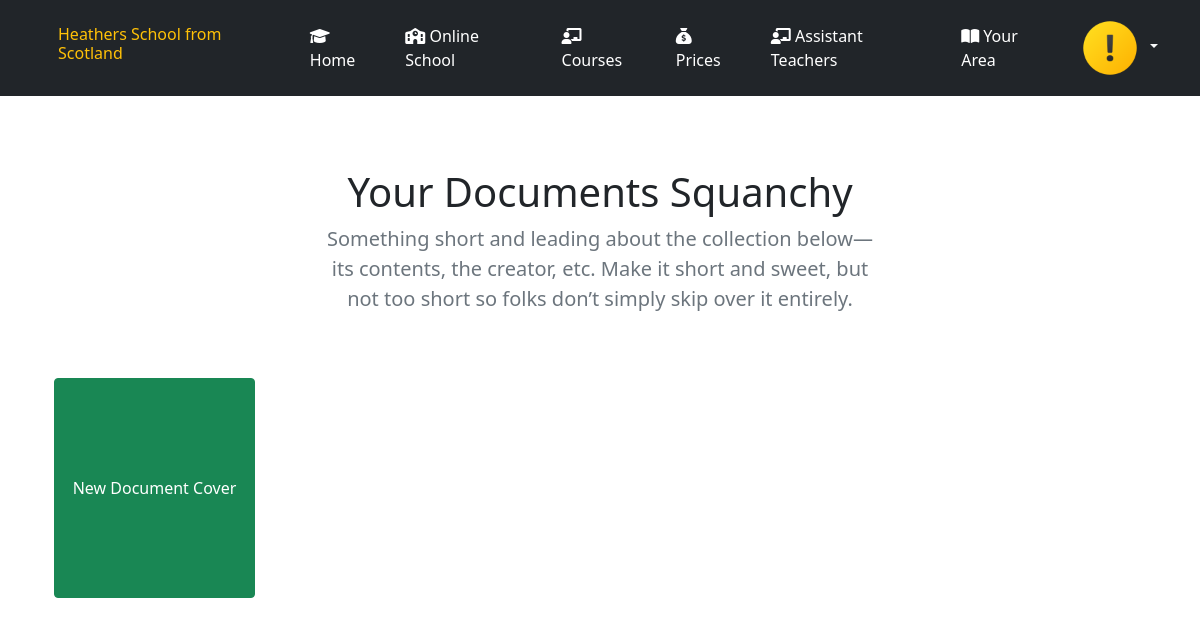
Page /Documents (signed in) on the earlier database version.
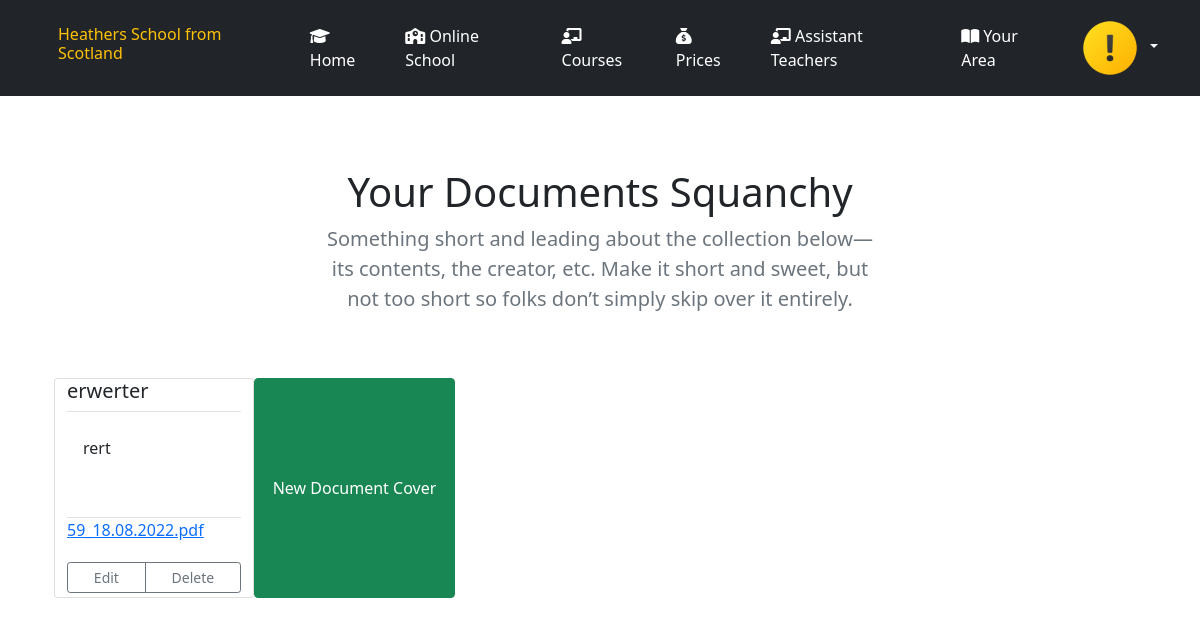
Same page on the later database version.
### tables this page shows
CREATE TABLE `documents` (
  `documentid` int(12) NOT NULL,
  `userid` int(12) NOT NULL,
  `documentname` varchar(255) NOT NULL,
  `documentdescription` varchar(255) NOT NULL,
  `document` varchar(255) NOT NULL
);

### mainsrc/App/AbstractMVC/AbstractController.php (called while the page is built, shortened)
<?php
class AbstractController {
    public function pageload($dir, $view, $variablen) {
        extract($variablen);
        require_once __DIR__ .  "/../../$dir/MVC/Views/$view.php";
    }
}

### mainsrc/Documents/MVC/DocumentController.php (called while the page is built, shortened)
<?php
class DocumentController extends AbstractController {
    public function __construct(DocumentDatabase $documentDatabase){
        $this->documentDatabase = $documentDatabase;
    }
    public function allDocuments(){
        $allDocuments = $this->documentDatabase->getAllDocuments($_SESSION["userid"]);
        $this->pageload("Documents", "allDocuments", [
            "allDocuments" => $allDocuments,
            ]);
    }
}

### mainsrc/App/Router.php (called while the page is built, shortened)
<?php
class Router {
    public function __construct(Container $container){
        $this->container = $container;
    }
    public function add($controller, $function){
        $container = $this->container->build($controller);
        $view = $function;
        $this->getMeUsers($container, $view);
    }
    public function getMeUsers($container, $view){
                $container->$view();
    }
}

### mainsrc/Documents/DocumentDatabase.php (called while the page is built, shortened)
<?php
class DocumentDatabase extends AbstractDatabase {
    function getTable()
    {
        return "documents";
    }
    function getModel()
    {
        return DocumentModel::class;
    }
function getAllDocuments($userid){
        $table = $this->getTable();
        $model = $this->getModel();
        if (!empty($this->pdo)){
            $allDocuments = $this->pdo->prepare("SELECT * FROM $table WHERE `userid` = :userid ");
            $allDocuments->execute([
                'userid' => $userid
            ]);
            $allDocuments->setFetchMode(PDO::FETCH_CLASS, $model);
            $documentsDATA = $allDocuments->fetchAll(PDO::FETCH_CLASS);
            }
            return $documentsDATA;
    }
}

### mainsrc/App/AbstractMVC/AbstractDatabase.php (called while the page is built, shortened)
<?php
abstract class AbstractDatabase {
    public function __construct(PDO $pdo)
    {
        $this->pdo = $pdo;
    }
}

### init.php (called while the page is built, shortened)
<?php
function html(string $str):string {
    $string = htmlentities($str, ENT_QUOTES, 'UTF-8');
    return $string;
}

### mainsrc/Documents/MVC/Views/ajaxPageDocument.php (the view, shortened to what this page needs)
<?php foreach($allDocuments As $item) : ?>
    <div style="width: 200px; height: 220px" class="card ">
    <h5 class="pb-2 border-bottom">
        <?php  echo html($item->documentname) ?>
    </h5>
        <div class="card-body border-bottom"">
            <p class="card-text">
                <?php  echo html($item->documentdescription); ?></p>
        </div>
        <p >
             <a href="onlineschool/mainsrc/UploadDocs/<?php  echo $item->document ?>"><?php  echo $item->document ?></a>
    </p>
        <div class=" py-1 btn-group">
        <a href="/Document=Settings?documentid=<?php  echo $item->documentid; ?>" class="btn btn-sm btn-outline-secondary">Edit</a>
        <a id="deleteDocument" href="/Document-Delete?documentid=<?php echo $item->documentid; ?>" class="btn btn-sm btn-outline-secondary ">Delete</a>
        </div>
    </div>
    <?php endforeach; ?>
    <form style="width: 225px;" method="Post" class="row" action="/Documents" id="newDocumentForm">
        <button style="height: 220px;" type="submit" class="btn btn-success" name="newDocument" value="send">New Document Cover </button>
    </form>

### index.php (shortened to what this page needs)
<?php
require_once "init.php";
    $router = $container->build("router");
    if (isset($_SERVER["PATH_INFO"])) {
        $request = $_SERVER["PATH_INFO"];
    } else {
        $request = $_SERVER["REQUEST_URI"];
    }
    if ($request == "/onlineschool/"){
        $router->add("indexController", "home");
    }
    elseif ($request == "/Register"){
        $router->add("registerController", "register");
    }
    elseif ($request == "/Login"){
        $router->add("loginController", "loginpage");
    }
    elseif ($request == "/Logout"){
        $router->add("logoutController", "logout");
    }
    elseif ($request == "/Users" ){
        $router->add("userController","getAllUsers");
    }
    elseif ($request == "/Users=user"){
        $router->add("userController", "userprofile");
    }
    elseif ($request == "/Users/userlink") {
        $router->add("userController", "userprofile");
    }
    elseif ($request == "/Teachers/teachers") {
        $router->add("teacherController", "teacherProfile");
    }
    elseif ($request == "/Articles/about"){
        $router->add("articleController", "about");
    }
    elseif ($request == "/Articles/products"){
        $router->add("articleController", "products");
    }
    elseif ($request == "/Dashboard"){
        $router->add("userDashboardController", "userDashboard");
    }
    elseif ($request == "/Documents"){
        $router->add("documentController", "allDocuments");
    }
    elseif ($request == "/Document=Settings"){
        $router->add("documentController", "documentsettings");
    }
    elseif ($request == "/Document-newDocument"){
        $router->add("documentController", "ajaxNewDocumentFunction");
        $router->add("documentController", "ajaxPageDocument");
    }
    elseif ($request == "/Document-Update"){
        $router->add("documentController", "ajaxUpdateDocumentFunction");
        $router->add("documentController", "ajaxDisplaySingleDocumentSettingsPage");
    }
    elseif ($request == "/Document-Delete"){
        $router->add("documentController", "ajaxDeleteDocumentFunction");
        $router->add("documentController", "ajaxPageDocument");
    }
        elseif ($request == "/Photoalbum"){
            $router->add("photoalbumController", "allAlbum");
        }
        elseif ($request == "/Album=Settings"){
            $router->add("photoalbumController", "albumsettings");
        }
    elseif ($request == "/Album-newAlbum"){
        $router->add("photoalbumController", "ajaxNewAlbumFunction");
        $router->add("photoalbumController", "ajaxPagePhotoAlbum");
    }
    elseif ($request == "/Album-Update"){
        $router->add("photoalbumController", "ajaxUpdateAlbumFunktion");
        $router->add("photoalbumController", "ajaxDisplaySingleAlbumSettingsPage");
    }
     else {
        $router->add("errorController", "errorpage");
    }
    ?>

### mainsrc/Design/userheader.php (shortened to what this page needs)
<!doctype html>
<html lang="de">
  <head>
    <link rel="stylesheet" href="/onlineschool/mainsrc/src/fonts/fontawesome/css/all.css">
        <link href="/onlineschool/mainsrc/src/css/carousel.css" rel="stylesheet">
        <link href="/onlineschool/mainsrc/src/css/features.css" rel="stylesheet">
    <link href="/onlineschool/mainsrc/src/css/style.css" rel="stylesheet">
    <link href="/onlineschool/mainsrc/src/bootstrap-5.1.3/css/bootstrap.min.css" rel="stylesheet">
  </head>
      <body>
        <header class="p-3 fixed-top bg-dark text-white">
          <nav class="py-0 navbar navbar-expand-lg navbar-dark bg-dark" aria-label="Eighth navbar example">
            <div class="container">
              <a  href="/onlineschool/" class=" nav-link mr-1 text-warning">
                <h3  id="headline" >Heathers School from Scotland </h3>
              </a>
              <div class="collapse navbar-collapse " id="navbarsExample07">
                <ul class="navbar-nav me-auto mb-2 mb-lg-0">
                        <li><a href="/onlineschool/" class=" nav-link px-2 text-white"><i class="fa-solid fa-graduation-cap"></i>Home</a></li>
                        <li><a href="/onlineschool/#onlineSchool" class=" nav-link px-2 text-white"><i class="fa-solid fa-school"></i> Online School</a></li>
                        <li><a href="/onlineschool/#courses" class="nav-link px-2 text-white"><i class="fa-solid fa-chalkboard-user"></i> Courses</a></li>
                        <li><a href="/onlineschool/#prices" class="nav-link px-2 text-white"><i class="fa-solid fa-sack-dollar"></i> Prices</a></li>
                        <li><a href="/Teachers/teachers" class="nav-link px-2 text-white"><i class="fa-solid fa-chalkboard-user"></i> Assistant Teachers</a></li>
                        <li><a href="/Dashboard" class="nav-link px-2 text-white"><i class="fa-solid fa-book-open"></i> Your Area</a></li>
                  </ul>
                <div class="dropdown text-end">
                <a href="#" class="d-block link-light text-decoration-none dropdown-toggle" id="dropdownUser1" data-bs-toggle="dropdown" aria-expanded="false">
                  <img src="/onlineschool/mainsrc/src/img/fav/watchout2.png" alt="mdo" width="64" height="64" class="rounded-circle">
                </a>
                </div>
              </div>
            </div>
          </nav>
        </header>

### mainsrc/Documents/MVC/Views/alldocuments.php (shortened to what this page needs)
<?php require_once __DIR__ . "../../../../../mainsrc/Design/userheader.php"; ?>
<section class="mt-5 text-center container">
    <div class="row py-lg-5">
      <div class="col-lg-6 col-md-8 mx-auto">
      <h1 class="fw-light">Your Documents <?php echo $_SESSION["username"] ?></h1>
        <p class="lead text-muted">Something short and leading about the collection below—its contents, the creator, etc. Make it short and sweet, but not too short so folks don’t simply skip over it entirely.</p>
      </div>
    </div>
  </section>
    <div class="container ">
        <div id="reloadDocument" class=" container row">
        <?php require_once __DIR__ . "../../../../../mainsrc/Documents/MVC/Views/ajaxPageDocument.php" ?>
        </div>
        </div>
<br>

### mainsrc/src/css/carousel.css (style rules this page uses)
body { padding-top: 3rem; padding-bottom: 3rem; color: #5a5a5a; }

### mainsrc/src/css/style.css (style rules this page uses)
:root { --gb: #858e30; }
#navbarsExample07 > ul > li { margin-right: 1rem; }

### mainsrc/Design/userheader.php (style rules this page uses)
@media (max-width: 1200px) { #headline { font-size: 1rem; } }

Differences in the rows shown:
added documents: documentname "erwerter", documentdescription "rert", document "59_18.08.2022.pdf"
